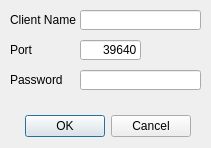
<?xml version="1.0" encoding="UTF-8"?>
<ui version="4.0">
 <class>ServerStart</class>
 <widget class="QDialog" name="ServerStart">
  <property name="geometry">
   <rect>
    <x>0</x>
    <y>0</y>
    <width>211</width>
    <height>148</height>
   </rect>
  </property>
  <property name="sizePolicy">
   <sizepolicy hsizetype="Fixed" vsizetype="Fixed">
    <horstretch>0</horstretch>
    <verstretch>0</verstretch>
   </sizepolicy>
  </property>
  <property name="windowTitle">
   <string>Start a New Server</string>
  </property>
  <widget class="QDialogButtonBox" name="buttonBox">
   <property name="geometry">
    <rect>
     <x>0</x>
     <y>110</y>
     <width>191</width>
     <height>32</height>
    </rect>
   </property>
   <property name="orientation">
    <enum>Qt::Horizontal</enum>
   </property>
   <property name="standardButtons">
    <set>QDialogButtonBox::Cancel|QDialogButtonBox::Ok</set>
   </property>
  </widget>
  <widget class="QLineEdit" name="lineEdit_2">
   <property name="geometry">
    <rect>
     <x>80</x>
     <y>40</y>
     <width>61</width>
     <height>20</height>
    </rect>
   </property>
   <property name="inputMethodHints">
    <set>Qt::ImhNone</set>
   </property>
   <property name="text">
    <string>39640</string>
   </property>
   <property name="maxLength">
    <number>5</number>
   </property>
   <property name="alignment">
    <set>Qt::AlignRight|Qt::AlignTrailing|Qt::AlignVCenter</set>
   </property>
  </widget>
  <widget class="QLabel" name="label_2">
   <property name="geometry">
    <rect>
     <x>10</x>
     <y>40</y>
     <width>47</width>
     <height>20</height>
    </rect>
   </property>
   <property name="text">
    <string>Port</string>
   </property>
  </widget>
  <widget class="QLineEdit" name="lineEdit_3">
   <property name="geometry">
    <rect>
     <x>80</x>
     <y>10</y>
     <width>121</width>
     <height>20</height>
    </rect>
   </property>
   <property name="inputMethodHints">
    <set>Qt::ImhNone</set>
   </property>
   <property name="text">
    <string/>
   </property>
   <property name="maxLength">
    <number>32</number>
   </property>
   <property name="alignment">
    <set>Qt::AlignLeading|Qt::AlignLeft|Qt::AlignVCenter</set>
   </property>
  </widget>
  <widget class="QLabel" name="label_3">
   <property name="geometry">
    <rect>
     <x>10</x>
     <y>10</y>
     <width>71</width>
     <height>20</height>
    </rect>
   </property>
   <property name="text">
    <string>Client Name</string>
   </property>
  </widget>
  <widget class="QLineEdit" name="lineEdit_4">
   <property name="geometry">
    <rect>
     <x>80</x>
     <y>70</y>
     <width>121</width>
     <height>20</height>
    </rect>
   </property>
   <property name="inputMethodHints">
    <set>Qt::ImhHiddenText|Qt::ImhNoAutoUppercase|Qt::ImhNoPredictiveText|Qt::ImhSensitiveData</set>
   </property>
   <property name="text">
    <string/>
   </property>
   <property name="echoMode">
    <enum>QLineEdit::Password</enum>
   </property>
   <property name="alignment">
    <set>Qt::AlignLeading|Qt::AlignLeft|Qt::AlignVCenter</set>
   </property>
  </widget>
  <widget class="QLabel" name="label_4">
   <property name="geometry">
    <rect>
     <x>10</x>
     <y>70</y>
     <width>61</width>
     <height>20</height>
    </rect>
   </property>
   <property name="text">
    <string>Password</string>
   </property>
  </widget>
 </widget>
 <resources/>
 <connections>
  <connection>
   <sender>buttonBox</sender>
   <signal>accepted()</signal>
   <receiver>ServerStart</receiver>
   <slot>accept()</slot>
   <hints>
    <hint type="sourcelabel">
     <x>248</x>
     <y>254</y>
    </hint>
    <hint type="destinationlabel">
     <x>157</x>
     <y>274</y>
    </hint>
   </hints>
  </connection>
  <connection>
   <sender>buttonBox</sender>
   <signal>rejected()</signal>
   <receiver>ServerStart</receiver>
   <slot>reject()</slot>
   <hints>
    <hint type="sourcelabel">
     <x>316</x>
     <y>260</y>
    </hint>
    <hint type="destinationlabel">
     <x>286</x>
     <y>274</y>
    </hint>
   </hints>
  </connection>
 </connections>
</ui>
